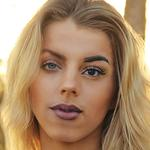
#> input picture real_and_fake_face_small/training_fake/easy_190_0101.jpg, 150 x 150 px, found by its file name; its folder holds only this picture in this run
$ jupyter execute kis_adat_elso.ipynb   (shell and % lines are left out)
#> lines starting #> are read from the running program, lines starting #| are printed output that depends on the picture
<a href="https://colab.research.google.com/github/hunorxilard/onkutfel_2020-21/blob/szili_dolga/onkut_gitver_1_szili_12_5.ipynb" target="_parent"></a>

[cell 1]
import numpy as np
import matplotlib.pyplot as plt
import os
import cv2

[cell 2]
DATADIR = "/content/real_and_fake_face_small"
CATEGORIES = ["training_fake","training_real"]

[cell 3]
for category in CATEGORIES:
  path=os.path.join(DATADIR,category)
  for img in os.listdir(path):
    print(str(os.path.join(path,img)))
    img_array = cv2.imread(os.path.join(path,img),cv2.IMREAD_GRAYSCALE)
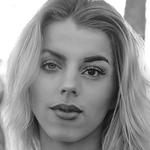
#> img_array: shape (150, 150); min 6, max 255, mean 143.1
    plt.imshow(img_array,cmap='gray')
    plt.show()
    break
  break

[cell 4]
training_data = []

def create_training_data():
  for category in CATEGORIES:
    path=os.path.join(DATADIR,category)
    class_num = CATEGORIES.index(category)
    for img in os.listdir(path):
      img_array = cv2.imread(os.path.join(path,img),cv2.IMREAD_GRAYSCALE)
      training_data.append([img_array,class_num])
#> pass 2 of the loop in create_training_data, `for category in CATEGORIES:`:
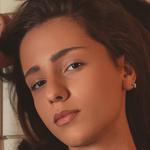
#> input picture real_and_fake_face_small/training_real/real_00026.jpg, 150 x 150 px, found by its file name
#> in create_training_data, `img_array = cv2.imread(os.path.join(path,img),cv2.IMREAD_GRAYSCALE)`:
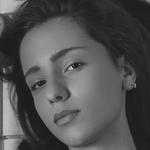
#> img_array: shape (150, 150); min 11, max 198, mean 80.9

create_training_data()

[cell 5]
print(len(training_data))
#| 2

[cell 6]
import random

random.shuffle(training_data)

[cell 7]
X=[]
y=[]

[cell 8]
for features, label in training_data:
  X.append(features)
  y.append(label)
#> this loop made 2 passes
#> label on passes 1 to 2: 0, 1
#> after the loop, X = 2 items; y = [0, 1]

X=np.array(X).reshape(-1,150,150,1)
